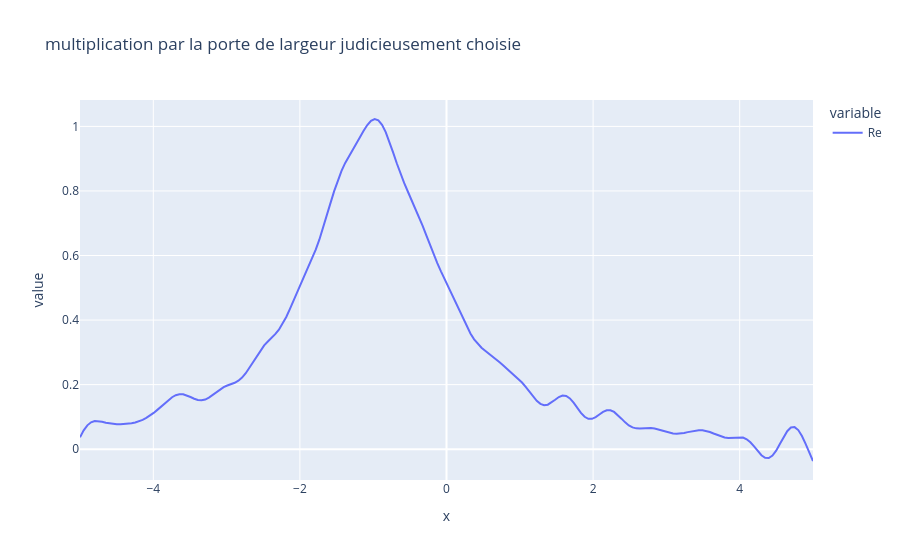

Notebook source saved alongside this figure:
### Code cell
t = np.linspace(-2, 2, 200)

# signal bruité
tmin=-5.0
tmax=5.0
N=200
Te=(tmax-tmin)/N
t=np.linspace(tmin,tmax,N)  
noise=np.random.normal(0,0.05,N) # bruit gaussien
y=f(t)+noise
plt.figure(1)
plt.plot(t,y,'k-')
plt.grid()
plt.xlabel(f'$t$',fontsize=16)
plt.ylim([-0.5,1.5])


Y, nu = mana.trans_fourier(y, t)

porte = mana.porte(t*0.5)
g = np.array(Y)*np.array(porte)

G, nu = mana.trans_fourier_inv(g, nu)
Re = np.real(G)
df = pd.DataFrame({"t":t, "Re":Re})

fig = px.line(df, t, ["Re"], title = 'multiplication par la porte de largeur judicieusement choisie')
fig.show()

### Figure 1 — Plotly figure (JSON) as saved in the notebook; plotly's stock layout.template omitted (floating-point values rounded to 4 significant figures; data arrays with more than 128 entries replaced by an {"elided": "..."} marker saying what was removed)
{"data": [{"hovertemplate": "variable=Re<br>x=%{x}<br>value=%{y}<extra></extra>", "legendgroup": "Re", "line": {"color": "#636efa", "dash": "solid"}, "marker": {"symbol": "circle"}, "mode": "lines", "name": "Re", "orientation": "v", "showlegend": true, "type": "scatter", "x": {"elided": "200 float values"}, "xaxis": "x", "y": {"elided": "200 float values"}, "yaxis": "y"}], "layout": {"legend": {"title": {"text": "variable"}, "tracegroupgap": 0}, "title": {"text": "multiplication par la porte de largeur judicieusement choisie"}, "xaxis": {"anchor": "y", "domain": [0, 1], "title": {"text": "x"}}, "yaxis": {"anchor": "x", "domain": [0, 1], "title": {"text": "value"}}}}
